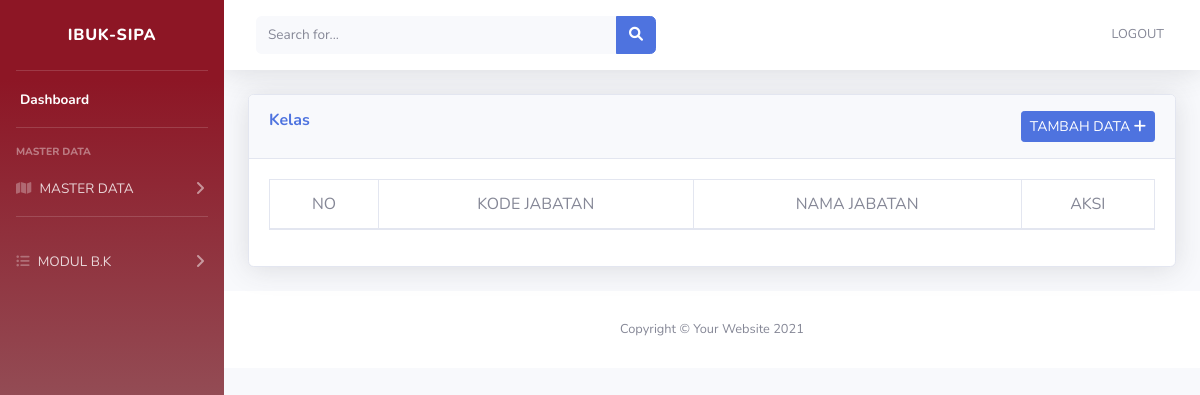
The app's page /index.php/jabatan, older data.
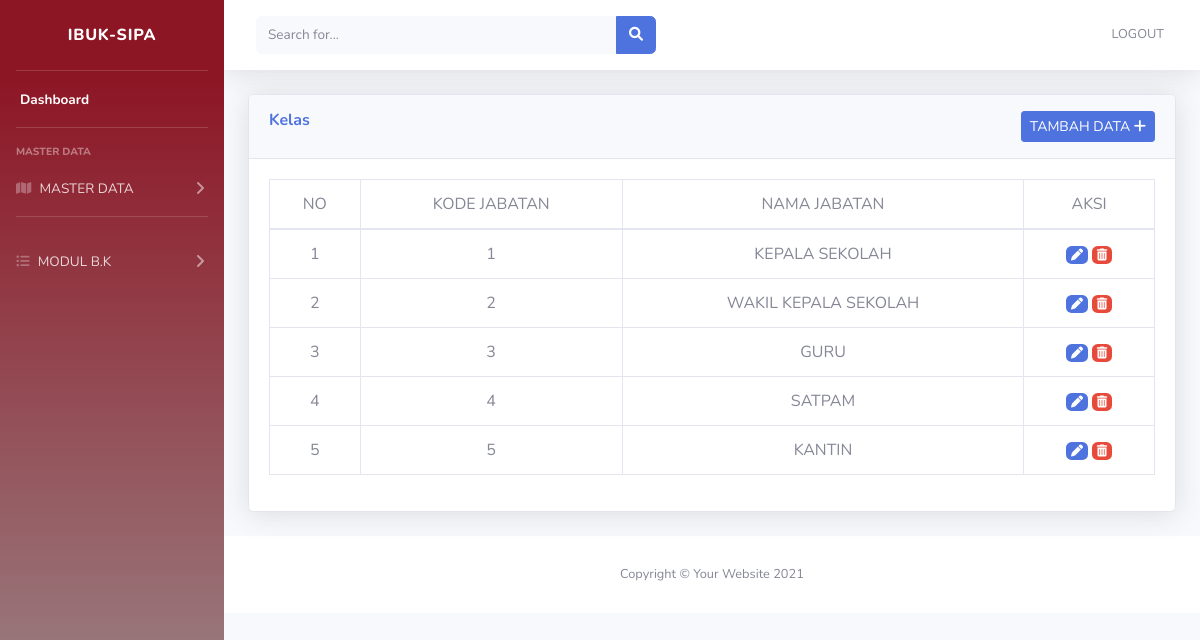
The same page, newer data.
### tables this page shows
CREATE TABLE IF NOT EXISTS `tbl_jabatan` (
  `id` int(11) NOT NULL AUTO_INCREMENT,
  `kd_jabatan` int(10) NOT NULL,
  `jabatan` varchar(20) NOT NULL,
  PRIMARY KEY (`id`)
);

### application/controllers/jabatan.php (called while the page is built, shortened)
<?php
class Jabatan extends CI_Controller {
  public function index()
  {
    $data['tbl_jabatan'] = $this->modeljabatan->SemuaData();
    $this->load->view('tamplate/header');
    $this->load->view('tamplate/sidebar');
    $this->load->view('tamplate/topbar');
    $this->load->view('jabatan', $data);
    $this->load->view('tamplate/footer');
  }
}
?>

### index.php (called while the page is built, shortened)
<?php
require_once BASEPATH.'core/CodeIgniter.php';

### application/models/Modeljabatan.php (called while the page is built, shortened)
<?php
class modeljabatan extends CI_Model
{
	public function SemuaData()
	{
		return $this->db->get('tbl_jabatan')->result_array();
	}
}

### application/views/jabatan.php (the view)
                <div class="container-fluid">
                    <div class="card shadow mb-4">
                        <div class="card-header py-3">
                            <h6 class="m-0 font-weight-bold text-primary">Kelas
                            <a href="<?php echo base_url('jabatan/tambah_data'); ?>"
                            class="btn btn-primary btn-sm float-right">TAMBAH DATA <i class="fa fa-plus"></i></a>
                        </div>
                        <div class="card-body">
                        <div class="table-responsive">
                        <table class="table table-bordered text-center" id="dataTable" width="100%" cellspacing="0">
    <thead>
      <tr>
      <td>NO</td>
      <td>KODE JABATAN</td>
      <td>NAMA JABATAN</td>
      <td>AKSI</td>
      </tr>
      </thead>
  <tbody>
    <?php
    $no=1;
    foreach ($tbl_jabatan as $jabatan) : ?>
    <tr>
      <td><?php echo $no++; ?></td>
      <td><?php echo $jabatan['kd_jabatan']; ?></td>
      <td><?php echo $jabatan['jabatan']; ?></td>
    <td>
      <a href="<?php echo base_url() ?>jabatan/edit_data/<?php echo $jabatan['id']; ?>" class="badge badge-primary"><i class="fa-solid fa-pen"></i></a>
      <a href="<?php echo base_url() ?>jabatan/hapus_data/<?php echo $jabatan['id']; ?>" class="badge badge-danger"><i class="fa-solid fa-trash-can"></i></a></td>
    </tr>
    <?php endforeach ?>
</tbody>
</table>
</div>
</div>
</div>
</div>

### application/views/tamplate/header.php (shortened to what this page needs)
<!DOCTYPE html>
<html lang="en">
<head>
    <link href="https://cdnjs.cloudflare.com/ajax/libs/font-awesome/6.0.0/css/all.min.css" rel="stylesheet" type="text/css">
    <link href="<?php echo base_url() ?>assets/css/sb-admin-2.min.css" rel="stylesheet">
    <link href="<?php echo base_url() ?>assets/vendor/datatables/dataTables.bootstrap4.min.css" rel="stylesheet">
</head>
<body id="page-top">
    <div id="wrapper">

### application/views/tamplate/sidebar.php (shortened to what this page needs)
<ul class="navbar-nav bg-gradient-primary sidebar sidebar-dark accordion" id="accordionSidebar">
    <a class="sidebar-brand d-flex align-items-center justify-content-center" href="index.html">
        <div class="sidebar-brand-text mx-3">IBUK-SIPA <sup></sup></div>
    </a>
    <hr class="sidebar-divider my-0">
    <li class="nav-item active">
        <a class="nav-link" href="http://localhost/ibuk-sipa/">
            <span>Dashboard</span></a>
    </li>
    <hr class="sidebar-divider">
    <div class="sidebar-heading">
        MASTER DATA
    </div>
    <li class="nav-item">
        <a class="nav-link collapsed" href="#" data-toggle="collapse" data-target="#collapseUtilities" aria-expanded="true" aria-controls="collapseUtilities">
            <i class="fas fa-thin fa-map"></i>
            <span>MASTER DATA</span>
        </a>
    </li>
    <hr class="sidebar-divider">
    <li class="nav-item">
        <a class="nav-link collapsed" href="#" data-toggle="collapse" data-target="#collapseTwo" aria-expanded="true" aria-controls="collapseTwo">
            <i class="fa fa-list-ul"></i>
            <span>MODUL B.K</span>
        </a>
    </li>
</ul>

### application/views/tamplate/topbar.php (shortened to what this page needs)
<div id="content-wrapper" class="d-flex flex-column">
    <div id="content">
        <nav class="navbar navbar-expand navbar-light bg-white topbar mb-4 static-top shadow">
            <form
                class="d-none d-sm-inline-block form-inline mr-auto ml-md-3 my-2 my-md-0 mw-100 navbar-search">
                <div class="input-group">
                    <input type="text" class="form-control bg-light border-0 small" placeholder="Search for..."
                        aria-label="Search" aria-describedby="basic-addon2">
                    <div class="input-group-append">
                        <button class="btn btn-primary" type="button">
                            <i class="fas fa-search fa-sm"></i>
                        </button>
                    </div>
                </div>
            </form>
            <ul class="navbar-nav ml-auto">
                <li class="nav-item dropdown no-arrow">
                    <a onclick="return confirm('Yakin Logout?');" class="nav-link dropdown-toggle" href="<?php echo base_url() ?>/logout/" id="userDropdown" role="button"
                        >
                        <span class="mr-2 d-none d-lg-inline text-gray-600 small">LOGOUT</span>
                    </a>
                </li>
            </ul>
        </nav>

### application/views/tamplate/footer.php (shortened to what this page needs)
            <footer class="sticky-footer bg-white">
                <div class="container my-auto">
                    <div class="copyright text-center my-auto">
                        <span>Copyright &copy; Your Website 2021</span>
                    </div>
                </div>
            </footer>
        </div>
    </div>
</body>
</html>

Row changes from the older to the newer data that the page shows:
added tbl_jabatan: kd_jabatan "1", jabatan "KEPALA SEKOLAH"
added tbl_jabatan: kd_jabatan "2", jabatan "WAKIL KEPALA SEKOLAH"
added tbl_jabatan: kd_jabatan "3", jabatan "GURU"
added tbl_jabatan: kd_jabatan "4", jabatan "SATPAM"
added tbl_jabatan: kd_jabatan "5", jabatan "KANTIN"
